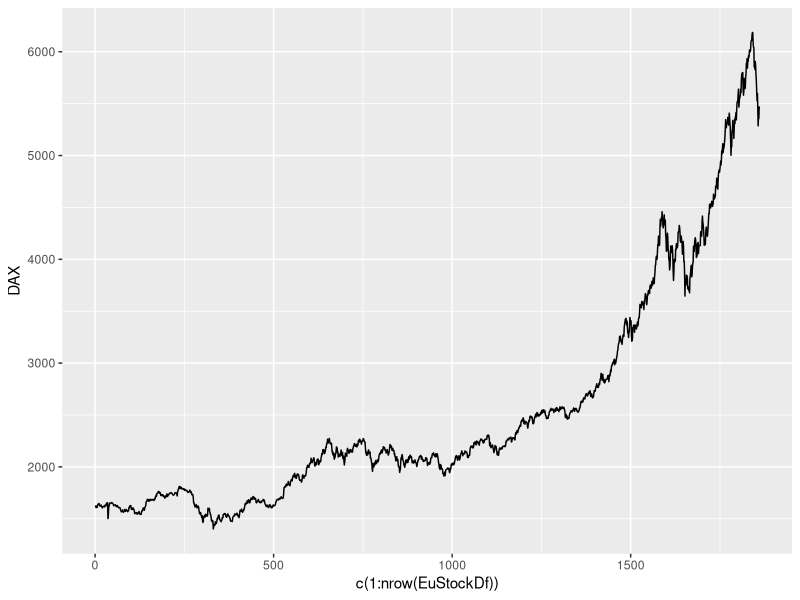
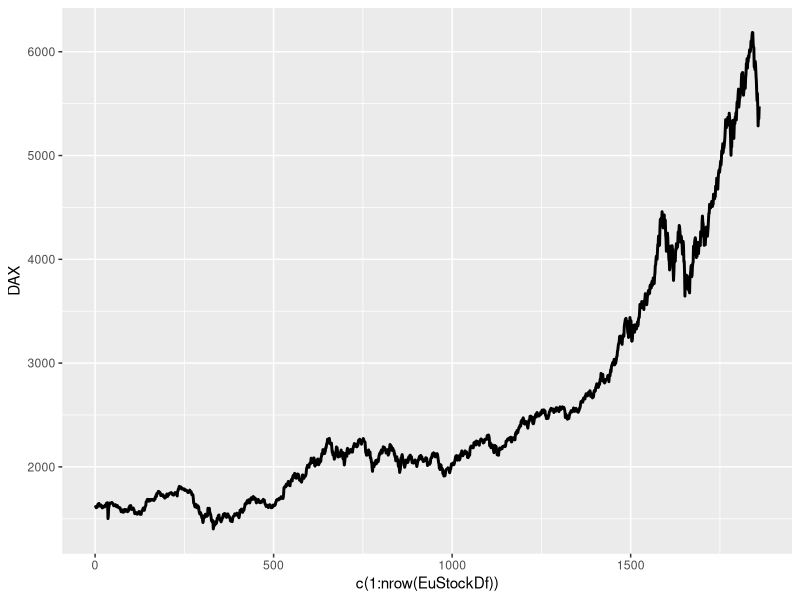
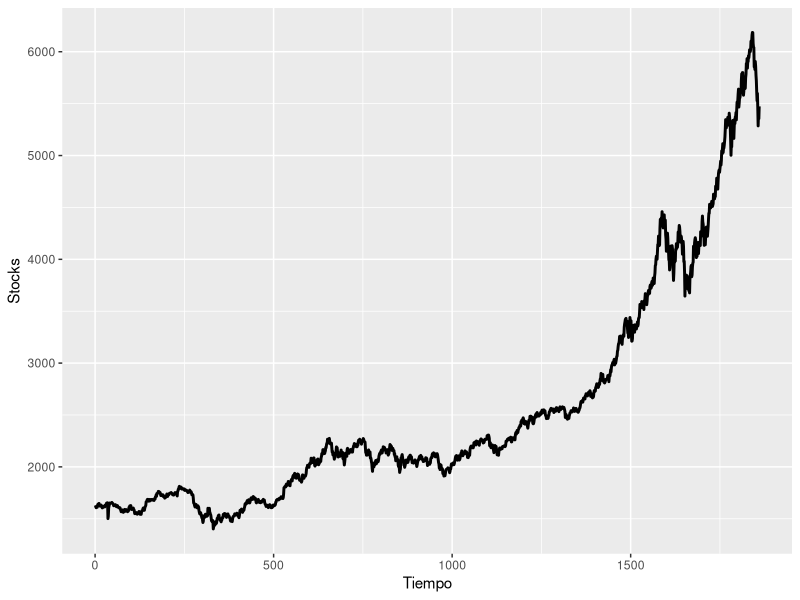
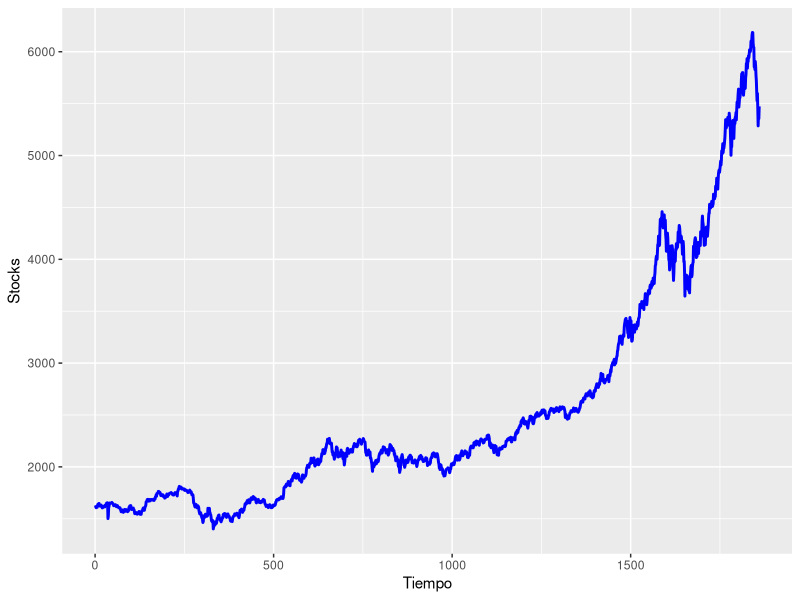
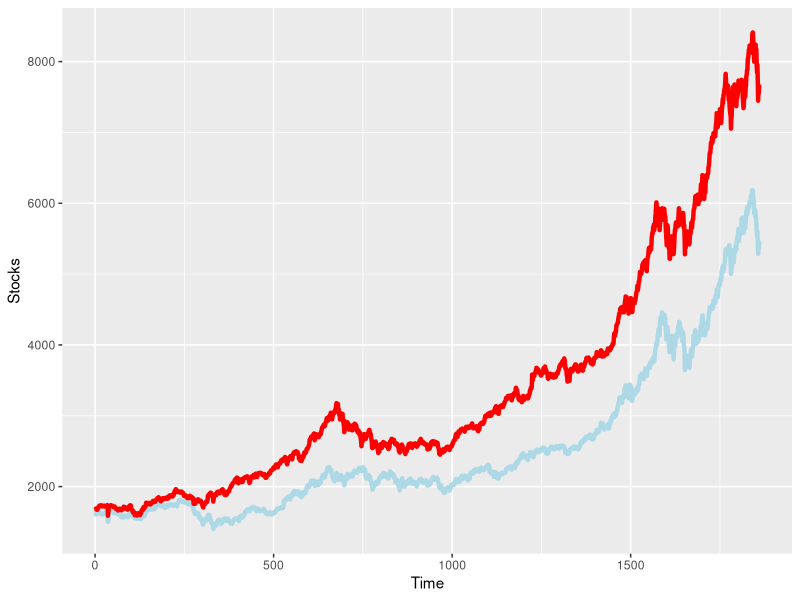
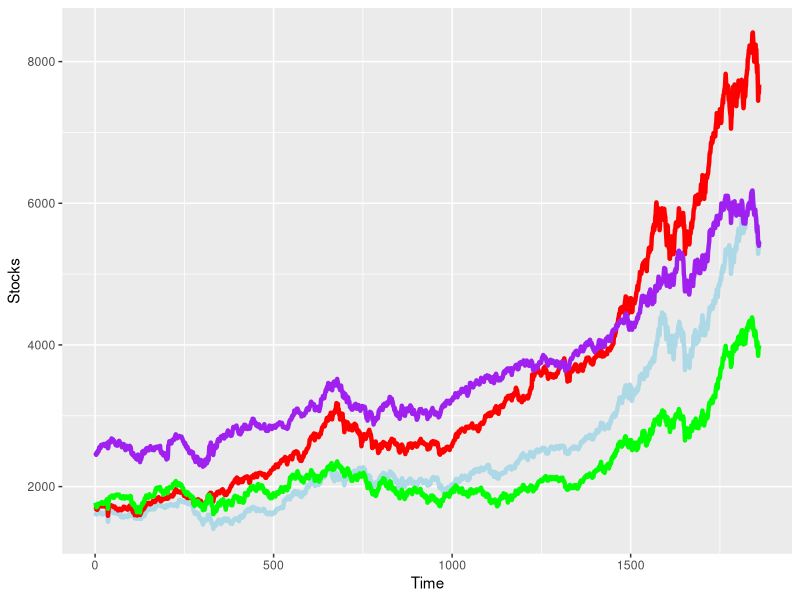
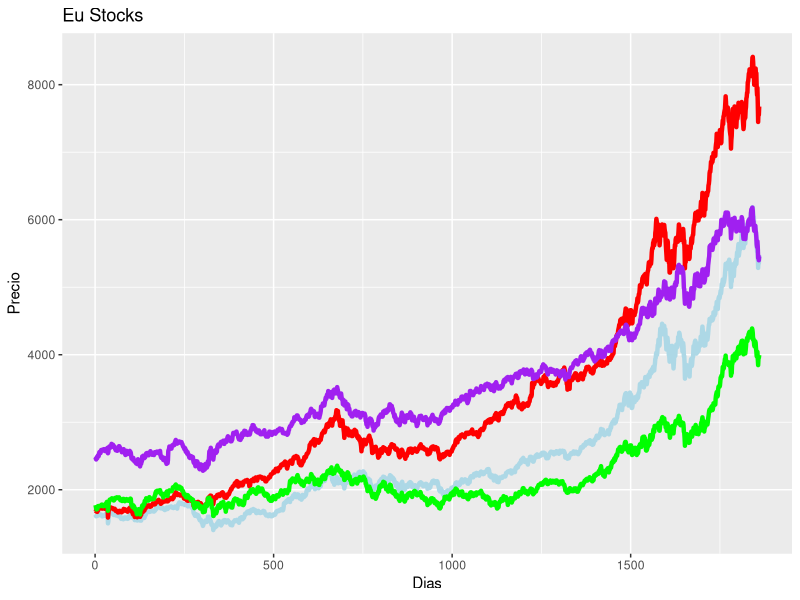

These charts were generated, in order, by the following R code:
library(ggplot2)
#vamos a usar el data EuStockMarkets que muestra 4 paises europeos
View(EuStockMarkets)

#Primero transformamos el stock de información a dataframe
EuStockDf <- as.data.frame(EuStockMarkets)
View(EuStockDf)

#podemos ver las primeros 6 filas con head
head(EuStockDf)

#vamos a usar la columna Dax para formar la linea de puntos
ggplot(EuStockDf,aes(x=c(1:nrow(EuStockDf)),y=DAX))+geom_line() #hacemos una linea

#podemos cambiar el tamaño del ancho de la línea con geom_line
ggplot(EuStockDf,aes(x=c(1:nrow(EuStockDf)),y=DAX))+geom_line(size=1)

#podemos cambiar el nombre de los ejes
ggplot(EuStockDf,aes(x=c(1:nrow(EuStockDf)),y=DAX))+geom_line(size=1)+labs(x="Tiempo", y="Stocks")

#tambien los colores
ggplot(EuStockDf,aes(x=c(1:nrow(EuStockDf)),y=DAX))+geom_line(size=1, colour="blue")+labs(x="Tiempo", y="Stocks")

#podemos agregar más lineas agregando geom_lines
grafico <- ggplot() + geom_line(data=EuStockDf, aes(x=c(1:nrow(EuStockDf)),y=DAX),size=1.5, colour="light blue")+geom_line(data=EuStockDf, aes(x=c(1:nrow(EuStockDf)),y=SMI),size=1.5, colour="red")+labs(x="Time", y="Stocks")
print(grafico)


#podemos agregar las cuatro lineas agregando geom_lines
grafico <- ggplot() + geom_line(data=EuStockDf, aes(x=c(1:nrow(EuStockDf)),y=DAX),size=1.5, colour="light blue")+geom_line(data=EuStockDf, aes(x=c(1:nrow(EuStockDf)),y=SMI),size=1.5, colour="red")+labs(x="Time", y="Stocks")+geom_line(data=EuStockDf, aes(x=c(1:nrow(EuStockDf)),y=CAC),size=1.5, colour="green")+labs(x="Time", y="Stocks")+geom_line(data=EuStockDf, aes(x=c(1:nrow(EuStockDf)),y=FTSE),size=1.5, colour="purple")+labs(x="Time", y="Stocks")
print(grafico)


#podemos cambiar los titulos de los ejes con xlab y ylab, tambien el titulo con ggtitle
leyendas <- grafico+xlab("Dias")+ylab("Precio")+ggtitle("Eu Stocks")
print(leyendas)


